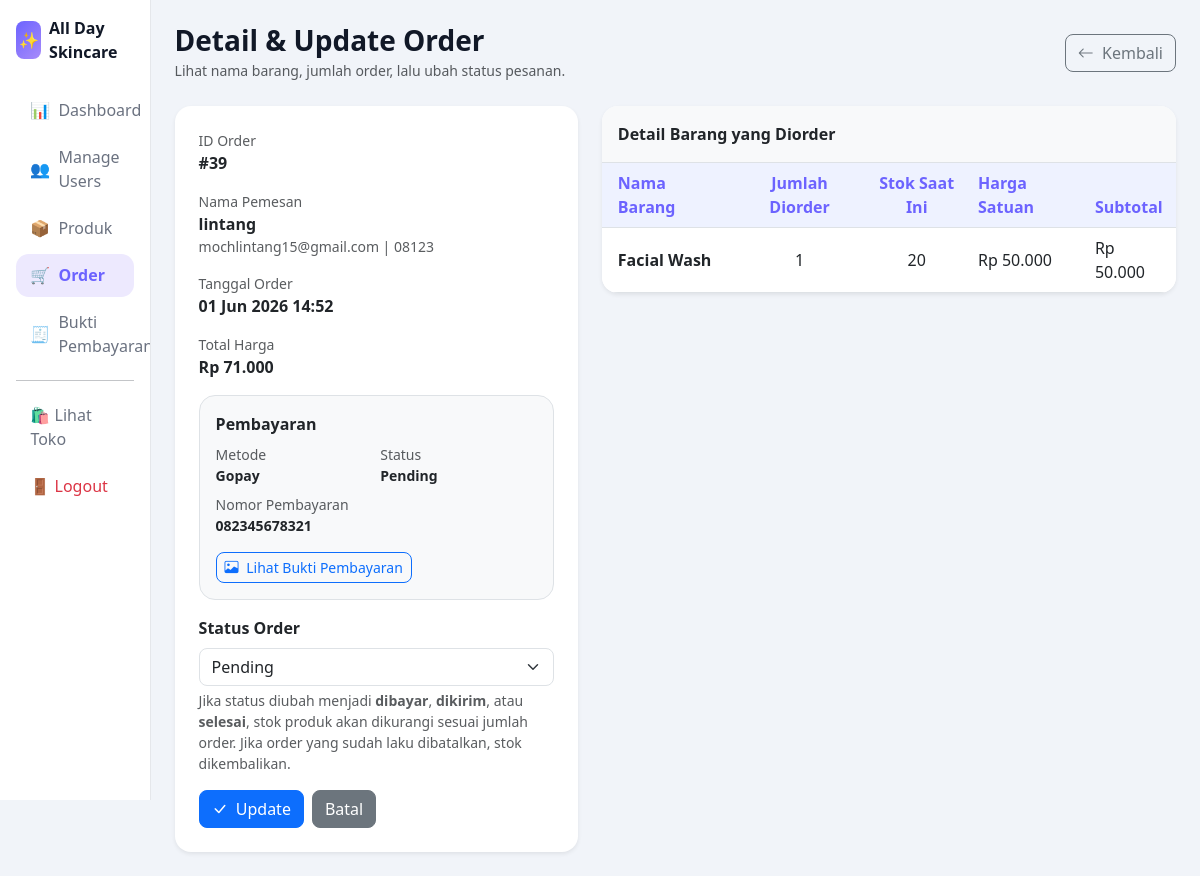
The app's page /index.php?page=update-order&id=39 (signed in) with its own data.
### tables this page shows
CREATE TABLE `orders` (
  `id_order` bigint(20) UNSIGNED NOT NULL,
  `id_user` bigint(20) UNSIGNED NOT NULL,
  `tanggal_order` datetime NOT NULL DEFAULT current_timestamp(),
  `total_harga` decimal(12,2) NOT NULL,
  `status_order` enum('pending','dibayar','dikirim','selesai','batal') NOT NULL DEFAULT 'pending',
  `nama` varchar(100) DEFAULT NULL,
  `email` varchar(100) DEFAULT NULL,
  `alamat` text DEFAULT NULL,
  `ongkir` int(11) DEFAULT NULL,
  `kurir` varchar(50) DEFAULT NULL,
  `layanan` varchar(50) DEFAULT NULL,
  `created_at` datetime DEFAULT current_timestamp()
);

CREATE TABLE `users` (
  `id_user` bigint(11) UNSIGNED NOT NULL,
  `nama` varchar(100) NOT NULL,
  `email` varchar(100) NOT NULL,
  `password` varchar(255) NOT NULL,
  `role` enum('admin','user') NOT NULL DEFAULT 'user',
  `alamat` text NOT NULL,
  `no_hp` varchar(15) NOT NULL,
  `created_at` timestamp NOT NULL DEFAULT current_timestamp(),
  `updated_at` timestamp NULL DEFAULT NULL
);

CREATE TABLE `payments` (
  `id_payment` bigint(20) UNSIGNED NOT NULL,
  `id_order` bigint(20) UNSIGNED NOT NULL,
  `metode_pembayaran` varchar(50) NOT NULL,
  `status_pembayaran` enum('pending','lunas','gagal') NOT NULL DEFAULT 'pending',
  `tanggal_bayar` datetime NOT NULL,
  `nomor_pembayaran` varchar(50) DEFAULT NULL,
  `bukti_transfer` varchar(255) DEFAULT NULL
);

CREATE TABLE `order_items` (
  `id_order_item` bigint(20) UNSIGNED NOT NULL,
  `id_order` bigint(20) UNSIGNED NOT NULL,
  `id_product` bigint(20) UNSIGNED NOT NULL,
  `jumlah` int(11) NOT NULL,
  `harga_satuan` decimal(12,2) NOT NULL
);

CREATE TABLE `products` (
  `id_product` bigint(20) UNSIGNED NOT NULL,
  `nama_produk` varchar(150) NOT NULL,
  `deskripsi` text NOT NULL,
  `harga` decimal(12,2) NOT NULL,
  `stok` int(11) NOT NULL DEFAULT 0,
  `id_kategori` bigint(20) UNSIGNED DEFAULT NULL,
  `id_brand` bigint(20) UNSIGNED DEFAULT NULL,
  `gambar` varchar(255) NOT NULL,
  `created_at` timestamp NOT NULL DEFAULT current_timestamp(),
  `updated_at` timestamp NULL DEFAULT NULL
);

### config/helpers.php (called while the page is built, shortened)
<?php
function e($value): string
{
    return htmlspecialchars((string) $value, ENT_QUOTES, 'UTF-8');
}
function rupiah($number): string
{
    return 'Rp ' . number_format((float) $number, 0, ',', '.');
}
function getParam(string $key, $default = '')
{
    return $_GET[$key] ?? $default;
}

### config/order_helpers.php (called while the page is built, shortened)
<?php
require_once __DIR__ . '/helpers.php';
function findPaymentProofUrl(string $filename): string
{
    $filename = trim($filename);
    $encodedName = implode('/', array_map('rawurlencode', explode('/', str_replace('\\', '/', $filename))));
    $paths = [
        [__DIR__ . '/../uploads/payment_proofs/' . $filename, 'uploads/payment_proofs/' . $encodedName],
        [__DIR__ . '/../uploads/' . $filename, 'uploads/' . $encodedName],
    ];
    return 'uploads/payment_proofs/' . $encodedName;
}

### admin/update_order.php (the view, shortened to what this page needs)
<?php
require_once __DIR__ . '/../config/koneksi.php';
require_once __DIR__ . '/../layout/sidebar.php';
require_once __DIR__ . '/../config/order_helpers.php';
$id = (int) getParam('id', 0);
$stmt = mysqli_prepare($conn, '
    SELECT
        orders.*,
        users.nama AS nama_user,
        users.email AS email_user,
        users.no_hp,
        payments.metode_pembayaran,
        payments.nomor_pembayaran,
        payments.status_pembayaran,
        payments.bukti_transfer,
        payments.tanggal_bayar
    FROM orders
    LEFT JOIN users ON users.id_user = orders.id_user
    LEFT JOIN payments ON payments.id_order = orders.id_order
    WHERE orders.id_order = ?
    LIMIT 1
');
mysqli_stmt_bind_param($stmt, 'i', $id);
mysqli_stmt_execute($stmt);
$result = mysqli_stmt_get_result($stmt);
$order = mysqli_fetch_assoc($result);
$statuses = ['pending', 'dibayar', 'dikirim', 'selesai', 'batal'];
$itemStmt = mysqli_prepare($conn, '
    SELECT
        order_items.*,
        products.nama_produk,
        products.stok,
        (order_items.jumlah * order_items.harga_satuan) AS subtotal
    FROM order_items
    LEFT JOIN products ON products.id_product = order_items.id_product
    WHERE order_items.id_order = ?
');
if ($itemStmt) {
    mysqli_stmt_bind_param($itemStmt, 'i', $id);
    mysqli_stmt_execute($itemStmt);
    $itemsResult = mysqli_stmt_get_result($itemStmt);
} else {
    $itemsResult = false;
}
?>
<div class="admin-layout d-flex" style="min-height: 100vh;">
    <main class="flex-grow-1 p-4">
        <div class="d-flex justify-content-between align-items-center mb-4 flex-wrap gap-2">
            <div>
                <h3 class="fw-bold mb-0">Detail & Update Order</h3>
                <small class="text-muted">Lihat nama barang, jumlah order, lalu ubah status pesanan.</small>
            </div>
            <a href="index.php?page=admin-order" class="btn btn-outline-secondary rounded-3"><i class="bi bi-arrow-left me-1"></i> Kembali</a>
        </div>
        <?php if (!$order): ?>
            <div class="alert alert-danger rounded-4">Order tidak ditemukan.</div>
        <?php else: ?>
            <div class="row g-4">
                <div class="col-lg-5">
                    <div class="card border-0 shadow-sm rounded-4 p-4">
                        <div class="mb-3">
                            <div class="text-muted small">ID Order</div>
                            <div class="fw-bold">#<?= e($order['id_order']) ?></div>
                        </div>
                        <div class="mb-3">
                            <div class="text-muted small">Nama Pemesan</div>
                            <div class="fw-bold"><?= e($order['nama'] ?: ($order['nama_user'] ?? 'User tidak ditemukan')) ?></div>
                            <?php if (!empty($order['email']) || !empty($order['email_user']) || !empty($order['no_hp'])): ?>
                                <div class="text-muted small"><?= e($order['email'] ?: ($order['email_user'] ?? '-')) ?><?= !empty($order['no_hp']) ? ' | ' . e($order['no_hp']) : '' ?></div>
                            <?php endif; ?>
                        </div>
                        <div class="mb-3">
                            <div class="text-muted small">Tanggal Order</div>
                            <div class="fw-bold"><?= !empty($order['tanggal_order']) ? e(date('d M Y H:i', strtotime($order['tanggal_order']))) : '-' ?></div>
                        </div>
                        <div class="mb-3">
                            <div class="text-muted small">Total Harga</div>
                            <div class="fw-bold"><?= rupiah($order['total_harga']) ?></div>
                        </div>
                        <div class="mb-3 p-3 rounded-4 bg-light border">
                            <div class="fw-semibold mb-2">Pembayaran</div>
                            <div class="row g-2 small">
                                <div class="col-6">
                                    <div class="text-muted">Metode</div>
                                    <div class="fw-semibold"><?= e($order['metode_pembayaran'] ?? '-') ?></div>
                                </div>
                                <div class="col-6">
                                    <div class="text-muted">Status</div>
                                    <div class="fw-semibold"><?= e(ucfirst($order['status_pembayaran'] ?? 'pending')) ?></div>
                                </div>
                                <div class="col-12">
                                    <div class="text-muted">Nomor Pembayaran</div>
                                    <div class="fw-semibold"><?= e($order['nomor_pembayaran'] ?? '-') ?></div>
                                </div>
                            </div>
                            <?php if (!empty($order['bukti_transfer'])): ?>
                                <?php $proofUrl = findPaymentProofUrl((string) $order['bukti_transfer']); ?>
                                <a href="<?= e($proofUrl) ?>" target="_blank" class="btn btn-outline-primary btn-sm rounded-3 mt-3"><i class="bi bi-image me-1"></i> Lihat Bukti Pembayaran</a>
                            <?php else: ?>
                                <div class="text-muted small mt-3">Belum ada bukti pembayaran.</div>
                            <?php endif; ?>
                        </div>
                        <form method="POST" action="process/update_order.php">
                            <div class="mb-3">
                                <label class="form-label fw-semibold">Status Order</label>
                                <select name="status_order" class="form-select rounded-3" required>
                                    <?php foreach ($statuses as $item): ?>
                                        <option value="<?= e($item) ?>" <?= $order['status_order'] === $item ? 'selected' : '' ?>><?= e(ucfirst($item)) ?></option>
                                    <?php endforeach; ?>
                                </select>
                                <div class="form-text">
                                    Jika status diubah menjadi <b>dibayar</b>, <b>dikirim</b>, atau <b>selesai</b>, stok produk akan dikurangi sesuai jumlah order. Jika order yang sudah laku dibatalkan, stok dikembalikan.
                                </div>
                            </div>
                            <div class="d-flex gap-2">
                                <button type="submit" class="btn btn-primary rounded-3"><i class="bi bi-check-lg me-1"></i> Update</button>
                                <a href="index.php?page=admin-order" class="btn btn-secondary rounded-3">Batal</a>
                            </div>
                        </form>
                    </div>
                </div>
                <div class="col-lg-7">
                    <div class="card border-0 shadow-sm rounded-4 overflow-hidden">
                        <div class="p-3 border-bottom bg-light fw-semibold">Detail Barang yang Diorder</div>
                        <div class="table-responsive">
                            <table class="table align-middle mb-0">
                                <thead>
                                    <tr>
                                        <th class="px-3">Nama Barang</th>
                                        <th class="text-center">Jumlah Diorder</th>
                                        <th class="text-center">Stok Saat Ini</th>
                                        <th>Harga Satuan</th>
                                        <th>Subtotal</th>
                                    </tr>
                                </thead>
                                <tbody>
                                    <?php if ($itemsResult && mysqli_num_rows($itemsResult) > 0): ?>
                                        <?php while ($item = mysqli_fetch_assoc($itemsResult)): ?>
                                            <tr>
                                                <td class="px-3 fw-semibold"><?= e($item['nama_produk'] ?? 'Produk tidak ditemukan') ?></td>
                                                <td class="text-center"><?= e($item['jumlah']) ?></td>
                                                <td class="text-center"><?= e($item['stok'] ?? '-') ?></td>
                                                <td><?= rupiah($item['harga_satuan']) ?></td>
                                                <td><?= rupiah($item['subtotal']) ?></td>
                                            </tr>
                                        <?php endwhile; ?>
                                    <?php else: ?>
                                        <tr>
                                            <td colspan="5" class="text-center text-muted py-4">Belum ada barang pada order ini.</td>
                                        </tr>
                                    <?php endif; ?>
                                </tbody>
                            </table>
                        </div>
                    </div>
                </div>
            </div>
        <?php endif; ?>
    </main>
</div>

### layout/header.php (style rules this page uses)
:root { --primary: #6c63ff; --primary-soft: #ede9fe; --bg: #f1f4f9; --text-muted: #6b7280; }
body { background: var(--bg); color: #111827; }
.card { border-radius: 1rem; transition: .2s ease; }
.table thead th { color: var(--primary); font-weight: 700; background: #eef2ff; }

### records on screen
orders: id_order "39", nama "lintang", email "mochlintang15@gmail.com", id_user.no_hp "08123", tanggal_order "01 Jun 2026 14:52", total_harga "Rp 71.000", payments.metode_pembayaran "Gopay", payments.status_pembayaran "Pending", payments.nomor_pembayaran "082345678321", status_order "Pending"
order_items: id_product.nama_produk "Facial Wash", jumlah "1", id_product.stok "20", harga_satuan "Rp 50.000", subtotal "Rp 50.000"

### other values on screen
$menu[0] "📊"
$menu[1] "Dashboard"
$menu[0] "👥"
$menu[1] "Manage Users"
$menu[0] "📦"
$menu[1] "Produk"
$menu[0] "🛒"
$menu[1] "Order"
$menu[0] "🧾"
$menu[1] "Bukti…"
